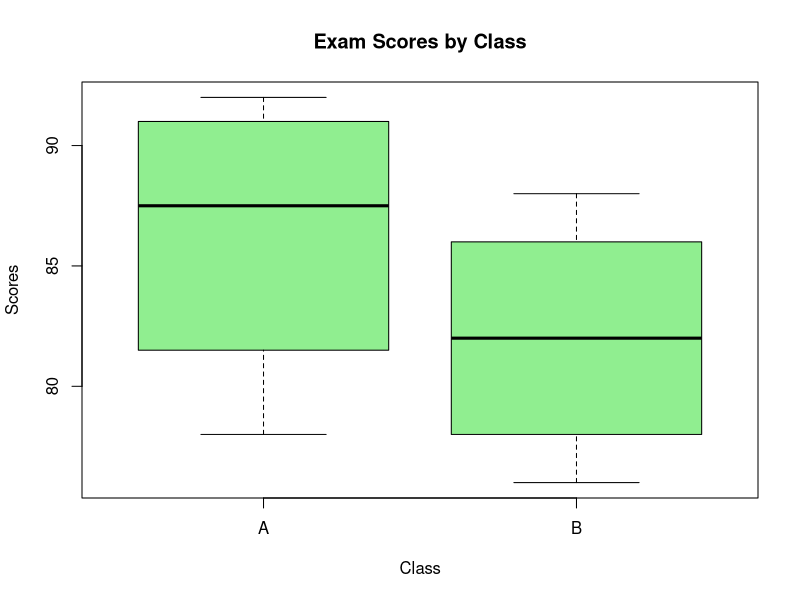

Recreate this plot in R.
# Sample data: Class and Exam Scores
class <- c("A", "A", "A", "A", "B", "B", "B", "B")
scores <- c(85, 90, 78, 92, 88, 76, 80, 84)

# Create a box plot
boxplot(scores ~ class, col="lightgreen", 
        main="Exam Scores by Class", 
        xlab="Class", ylab="Scores")

